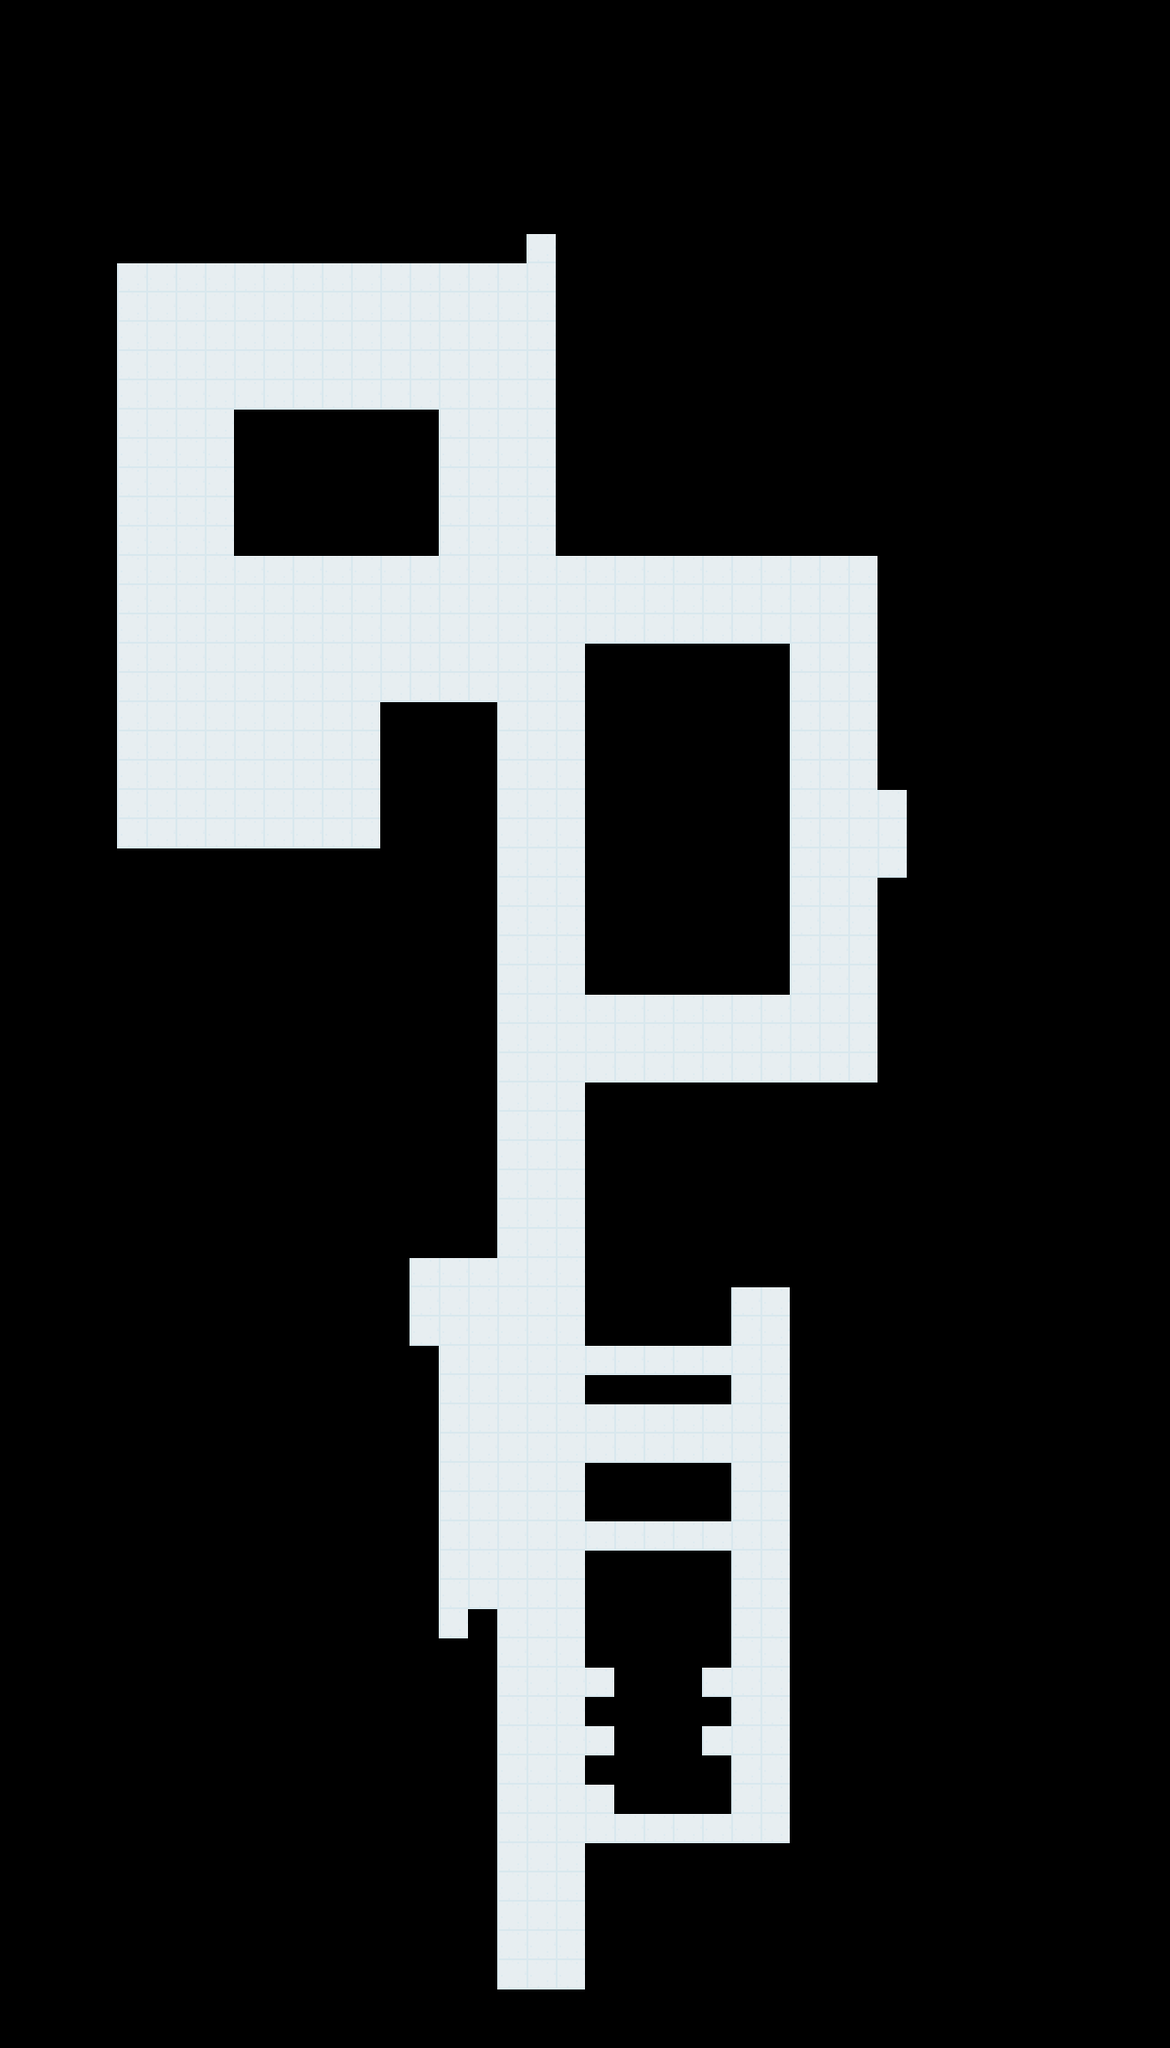

Below is a game level as drawn by its tile map, then a one-line description and the .tmx that defines it (tile-layer data replaced by summaries):
An orthogonal 40x70 tile map with 32x32 px tiles, 1 tile layer (Tile Layer 1), 10 tilesets and 338 objects (door1, door2).

<map version="1.0" tiledversion="1.1.6" orientation="orthogonal" renderorder="right-down" width="40" height="70" tilewidth="32" tileheight="32" infinite="0" nextobjectid="461">
 <tileset firstgid="1" source="walls.tsx" />
 <tileset firstgid="5" source="Laser.tsx" />
 <tileset firstgid="6" source="Door.tsx" />
 <tileset firstgid="19" source="Guard.tsx" />
 <tileset firstgid="20" source="DeskRight.tsx" />
 <tileset firstgid="24" source="keys.tsx" />
 <tileset firstgid="28" source="Box2.tsx" />
 <tileset firstgid="29" source="FloorTile.tsx" />
 <tileset firstgid="38" source="Player.tsx" />
 <tileset firstgid="39" source="doors.tsx" />
 <layer name="Tile Layer 1" width="40" height="70">
  <data>[2800 cells, 568 non-empty, 1 distinct tile ids]</data>
 </layer>
 <objectgroup name="Object Layer 1">
  <object id="4" template="GreenWall.tx" x="544" y="2176" />
  <object id="5" template="GreenWall.tx" x="544" y="2176" />
  <object id="7" template="GreenWall.tx" x="512" y="2176" />
  <object id="11" template="GreenWall.tx" x="512" y="2144" />
  <object id="13" template="GreenWall.tx" x="640" y="2176" />
  <object id="14" template="GreenWall.tx" x="640" y="2144" />
  <object id="15" template="GreenWall.tx" x="640" y="2112" />
  <object id="16" template="GreenWall.tx" x="640" y="2080" />
  <object id="17" template="GreenWall.tx" x="512" y="2112" />
  <object id="18" template="GreenWall.tx" x="512" y="2080" />
  <object id="19" template="GreenWall.tx" x="704" y="2080" />
  <object id="20" template="GreenWall.tx" x="704" y="2080" />
  <object id="21" template="GreenWall.tx" x="672" y="2080" />
  <object id="24" template="GreenWall.tx" x="736" y="2080" />
  <object id="32" template="GreenWall.tx" x="576" y="1696" />
  <object id="33" template="GreenWall.tx" x="576" y="1664" />
  <object id="34" template="Laser.tx" x="544" y="1952" width="3" height="96" rotation="90">
   <properties>
    <property name="sector" type="int" value="1" />
   </properties>
  </object>
  <object id="35" template="GreenWall.tx" x="640" y="1824" />
  <object id="36" template="GreenWall.tx" x="640" y="1792" />
  <object id="37" template="GreenWall.tx" x="640" y="1760" />
  <object id="38" template="GreenWall.tx" x="576" y="1632" />
  <object id="39" template="GreenWall.tx" x="512" y="1312" />
  <object id="42" template="GreenWall.tx" x="512" y="1984" />
  <object id="43" template="GreenWall.tx" x="512" y="1952" />
  <object id="44" template="GreenWall.tx" x="512" y="1824" />
  <object id="46" template="GreenWall.tx" x="448" y="1760" />
  <object id="47" template="GreenWall.tx" x="448" y="1728" />
  <object id="58" template="GreenWall.tx" x="864" y="2080" />
  <object id="59" template="GreenWall.tx" x="864" y="2048" />
  <object id="60" template="GreenWall.tx" x="864" y="2016" />
  <object id="61" template="GreenWall.tx" x="864" y="1984" />
  <object id="62" template="GreenWall.tx" x="864" y="1952" />
  <object id="63" template="GreenWall.tx" x="768" y="2080" />
  <object id="64" template="GreenWall.tx" x="768" y="2080" />
  <object id="65" template="GreenWall.tx" x="800" y="2080" />
  <object id="66" template="GreenWall.tx" x="864" y="1824" />
  <object id="67" template="GreenWall.tx" x="864" y="1792" />
  <object id="68" template="GreenWall.tx" x="864" y="1760" />
  <object id="69" template="GreenWall.tx" x="864" y="1728" />
  <object id="70" template="GreenWall.tx" x="864" y="1696" />
  <object id="71" template="doors/blue/DoorClosed.tx" name="door1" x="512" y="1600" />
  <object id="75" template="GreenWall.tx" x="768" y="1952" />
  <object id="76" template="GreenWall.tx" x="768" y="1824" />
  <object id="77" template="GreenWall.tx" x="768" y="1792" />
  <object id="78" template="GreenWall.tx" x="768" y="1760" />
  <object id="79" template="GreenWall.tx" x="768" y="1632" />
  <object id="82" template="GreenWall.tx" x="832" y="2080" />
  <object id="83" template="Guard.tx" x="800" y="1504">
   <properties>
    <property name="IsPatrolling" type="bool" value="true" />
    <property name="direction" value="right" />
    <property name="sector" type="int" value="1" />
   </properties>
  </object>
  <object id="85" template="GreenWall.tx" x="864" y="1664" />
  <object id="86" template="GreenWall.tx" x="864" y="1632" />
  <object id="88" template="GreenWall.tx" x="672" y="1760" />
  <object id="89" template="GreenWall.tx" x="704" y="1760" />
  <object id="90" template="GreenWall.tx" x="736" y="1760" />
  <object id="91" template="GreenWall.tx" x="640" y="1664" />
  <object id="92" template="GreenWall.tx" x="672" y="1664" />
  <object id="93" template="GreenWall.tx" x="704" y="1664" />
  <object id="94" template="GreenWall.tx" x="736" y="1664" />
  <object id="95" template="GreenWall.tx" x="768" y="1664" />
  <object id="96" template="GreenWall.tx" x="864" y="1600" />
  <object id="97" template="GreenWall.tx" x="864" y="1568" />
  <object id="99" template="GreenWall.tx" x="864" y="1504" />
  <object id="101" template="GreenWall.tx" x="768" y="1568" />
  <object id="102" template="GreenWall.tx" x="768" y="1472" />
  <object id="106" template="GreenWall.tx" x="800" y="1472" />
  <object id="107" template="GreenWall.tx" x="864" y="1472" />
  <object id="111" template="GreenWall.tx" x="832" y="1472" />
  <object id="113" template="decoratives/DeskRight.tx" x="832" y="1504" />
  <object id="114" template="Guard.tx" x="608" y="1696">
   <properties>
    <property name="IsPatrolling" type="bool" value="true" />
    <property name="direction" value="down" />
    <property name="sector" type="int" value="1" />
   </properties>
  </object>
  <object id="116" template="GreenWall.tx" x="448" y="1664" />
  <object id="117" template="GreenWall.tx" x="448" y="1632" />
  <object id="118" template="GreenWall.tx" x="448" y="1600" />
  <object id="119" template="GreenWall.tx" x="576" y="1600" />
  <object id="124" template="GreenWall.tx" x="448" y="1568" />
  <object id="125" template="GreenWall.tx" x="480" y="1600" />
  <object id="126" template="GreenWall.tx" x="448" y="1440" />
  <object id="127" template="GreenWall.tx" x="448" y="1472" />
  <object id="128" template="GreenWall.tx" x="512" y="1056" />
  <object id="131" template="GreenWall.tx" x="640" y="1568" />
  <object id="132" template="GreenWall.tx" x="640" y="1472" />
  <object id="133" template="GreenWall.tx" x="640" y="1440" />
  <object id="134" template="GreenWall.tx" x="640" y="1408" />
  <object id="135" template="GreenWall.tx" x="640" y="1376" />
  <object id="136" template="GreenWall.tx" x="640" y="1344" />
  <object id="137" template="GreenWall.tx" x="640" y="1312" />
  <object id="138" template="GreenWall.tx" x="640" y="1280" />
  <object id="140" template="GreenWall.tx" x="512" y="1248" />
  <object id="154" template="GreenWall.tx" x="512" y="1280" />
  <object id="155" template="GreenWall.tx" x="512" y="1216" />
  <object id="156" template="GreenWall.tx" x="640" y="1248" />
  <object id="158" template="GreenWall.tx" x="672" y="1248" />
  <object id="159" template="GreenWall.tx" x="704" y="1248" />
  <object id="160" template="GreenWall.tx" x="736" y="1248" />
  <object id="161" template="GreenWall.tx" x="512" y="1184" />
  <object id="162" template="GreenWall.tx" x="544" y="1024" />
  <object id="163" template="GreenWall.tx" x="512" y="1120" />
  <object id="167" template="GreenWall.tx" x="512" y="1152" />
  <object id="169" template="GreenWall.tx" x="640" y="1120" />
  <object id="170" template="GreenWall.tx" x="672" y="1120" />
  <object id="172" template="GreenWall.tx" x="640" y="1088" />
  <object id="173" template="GreenWall.tx" x="608" y="1024" />
  <object id="174" template="GreenWall.tx" x="640" y="1024" />
  <object id="175" template="GreenWall.tx" x="640" y="992" />
  <object id="176" template="GreenWall.tx" x="640" y="960" />
  <object id="177" template="GreenWall.tx" x="640" y="928" />
  </objectgroup>
</map>
<!-- 234 of 338 objects omitted -->
